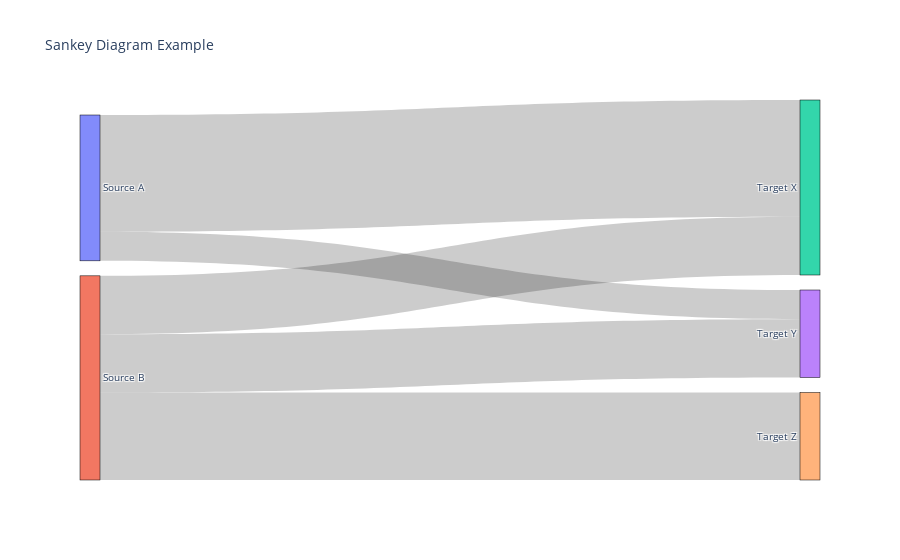

Notebook cell for this chart:
### Code cell
import plotly.graph_objects as go

# 샘플 데이터
labels = ["Source A", "Source B", "Target X", "Target Y", "Target Z"]
sources = [0, 1, 0, 1, 1]
targets = [2, 2, 3, 3, 4]
values = [8, 4, 2, 4, 6]

# 샌키 다이어그램 생성
fig = go.Figure(data=[go.Sankey(
    node=dict(
        pad=15,
        thickness=20,
        line=dict(color="black", width=0.5),
        label=labels
    ),
    link=dict(
        source=sources,  # 출발 노드
        target=targets,  # 도착 노드
        value=values     # 연결의 크기
    )
)])

fig.update_layout(title_text="Sankey Diagram Example", font_size=10)
fig.show()

### Figure 1 — Plotly figure (JSON) as saved in the notebook; plotly's stock layout.template omitted (floating-point values rounded to 4 significant figures)
{"data": [{"link": {"source": [0, 1, 0, 1, 1], "target": [2, 2, 3, 3, 4], "value": [8, 4, 2, 4, 6]}, "node": {"label": ["Source A", "Source B", "Target X", "Target Y", "Target Z"], "line": {"color": "black", "width": 0.5}, "pad": 15, "thickness": 20}, "type": "sankey"}], "layout": {"font": {"size": 10}, "title": {"text": "Sankey Diagram Example"}}}
